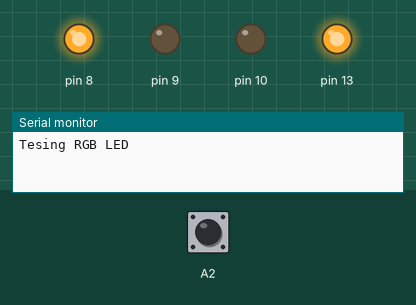
The program below on a simulated Arduino Uno, built with avr-gcc and run on an emulated ATmega328P. Parts: output pins drawn as LEDs (lit = HIGH), the last lines printed to the serial monitor. The test bench sets the inputs (shaded band); at power-on: A2 HIGH.

Above: at 0.1 s.
At 0.5 s:
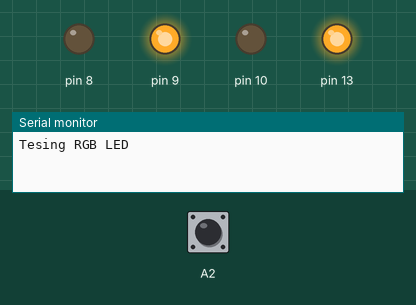
At 2.9 s:
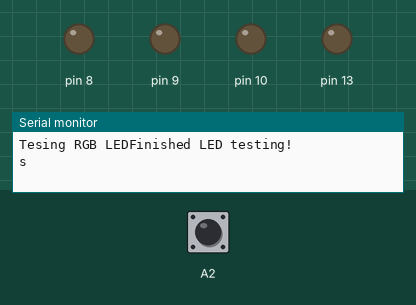
3.0 s: A2 pulled LOW for 0.15 s
4.6 s: A2 pulled LOW for 1 s
Timing chart, 0 to 7.6 s (numbered marks = the images above; inputs shaded):
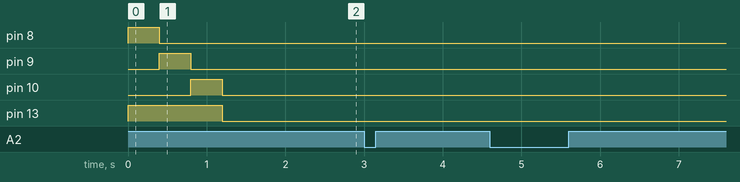

The program:

main.cpp
```cpp
/*--------------------------------------------------------------------
Name: 	Brandon Ramos
Date: 	9/20/2020
Course: CSCE 236 Embedded Systems (Fall 2020)
File: 	main.cpp
HW/Lab:	Homework 3

Doc:	used datasheet for arduino and TA help


Academic Integrity Statement: I certify that, while others may have
assisted me in brain storming, debugging and validating this program,
the program itself is my own work. I understand that submitting code
which is the work of other individuals is a violation of the honor
code.  I also understand that if I knowingly give my original work to
another individual is also a violation of the honor code.
--------------------------------------------------------------------*/
#include <Arduino.h>
#include "morse.h"

// Definitions for Port B, D and C registors
#define PINB_Reg (*((volatile uint8_t *) 0x23)) //Reads the state of INPUT pin
#define DDRB_Reg (*((volatile uint8_t *) 0x24)) // I/O register, if set high the state is an output
#define PORTB_Reg (*((volatile uint8_t *) 0x25)) //Determines if pin is HIGH or LOW

#define PIND_Reg (*((volatile uint8_t *) 0x29)) //Reads the state of INPUT pin
#define DDRD_Reg (*((volatile uint8_t *) 0x2a)) // I/O register, if set high the state is an output
#define PORTD_Reg (*((volatile uint8_t *) 0x2b)) //Determines if pin is HIGH or LOW

#define PINC_Reg (*((volatile uint8_t *) 0x26))  //Reads the state of INPUT pin
#define DDRC_Reg (*((volatile uint8_t *) 0x27)) // I/O register, if set high the state is an output
#define PORTC_Reg (*((volatile uint8_t *) 0x28)) //Determines if pin is HIGH or LOW

// Definitions for LED assignments:
#define BOARD_LED (1<<5)   //pin 13 is PortB bit 5
#define button (1<<2)      //PC2 is A2 Analog in

//Variables
char c0 = 'x';
char c1 = 'x';
char c2 = 'x';
char c3 = 'x';

void testRGBLED(){
    //set pinmode for LEDss to output
    DDRB_Reg |= BOARD_LED;
    DDRB_Reg |= LED_RED;
    DDRB_Reg |= LED_GREEN;
    DDRB_Reg |= LED_BLUE;

    //turn all off
    PORTB_Reg &= ~BOARD_LED;
    PORTB_Reg &= ~LED_RED;
    PORTB_Reg &= ~LED_GREEN;
    PORTB_Reg &= ~LED_BLUE;

    //Test LEDs
    Serial.print("Tesing RGB LED");
    PORTB_Reg |= BOARD_LED; //set output
    PORTB_Reg |= LED_RED;   //set output
    delay(400);
    PORTB_Reg &= ~LED_RED;   //clear output
    PORTB_Reg |= LED_GREEN;  //set output
    delay(400);
    PORTB_Reg &= ~LED_GREEN; //clear output
    PORTB_Reg |= LED_BLUE;   //set output
    delay(400);
    PORTB_Reg &= ~LED_BLUE;   //clear output
    PORTB_Reg &= ~BOARD_LED;   //clear output
    Serial.println("Finished LED testing!");

}

void setup(){
    Serial.begin(9600);

    //Test rgb leds
    testRGBLED();
    delay(500);

    //Blink "Hi"
    morseBlinkChar(LED_GREEN,'H');
    morseBlinkChar(LED_RED,'i');

    //Test the string function
    // morseBlinkString(LED_GREEN,"sos",3);

    //set pinmode for button as input
    DDRC_Reg &= ~button;
    //enable pullup
    PORTC_Reg |= button; //set the output to enable pullup resistor
}


void loop(){
int time = 0;
int tempTime = 0;
// unsigned int temp = TCNT1;

    //delay to deal with button bounce is sufficient
    delay(10);

    //Check for button press and length of press
    if(digitalRead(A2)==0){
        tempTime = millis();
        while(digitalRead(A2)==0){}
        time = millis() - tempTime;
        if(time < 500){
            Serial.println('d');
            c0 = c1;
            c1 = c2;
            c2 = c3;
            c3 = 'd';
        }else if(time > 500){
            Serial.println('D');
            c0 = c1;
            c1 = c2;
            c2 = c3;
            c3 = 'D';
        }

        //decide if user typed in 'r' 'g' or 'b'
        if((c1 == 'd') & (c2 == 'D') & (c3 == 'd')){
            PORTB_Reg |= LED_RED;
            delay(1000);
            PORTB_Reg &= ~LED_RED;
        }else if((c1 == 'D') & (c2 == 'D') & (c3 == 'd')){
            PORTB_Reg |= LED_GREEN;
            delay(1000);
            PORTB_Reg &= ~LED_GREEN;
        }else if((c0 == 'D') & (c1 == 'd') & (c2 == 'd') & (c3 == 'd')){
            PORTB_Reg |= LED_BLUE;
            delay(1000);
            PORTB_Reg &= ~LED_BLUE;
        }

    }

    //If no button press, print "s" for long pause
    tempTime = millis();
    while(digitalRead(A2)==1){
        time = millis()-tempTime;
        if(time>1000){
            Serial.println("s");
            c0 = 'x';
            c1 = 'x';
            c2 = 'x'; //to reset
            c3 = 'x';
            while(digitalRead(A2)==1){}
        }
    }
}
```

morse.h
```cpp
// (licence header left out)
#ifndef MORSE_H_
#define MORSE_H_
#include <Arduino.h>


/**
 * Macros to use when calling the below functions to indicate which
 * LED(s) to use.  Each is defined as a different bit, so you can OR
 * these together to output on multiple LEDs at once.  For
 * instance:
 *     morseBlinkString(LED_RED | LED_GREEN, "Hello World", 11);
 **/
#define LED_RED (1<<0)
#define LED_GREEN (1<<1)
#define LED_BLUE (1<<2)

#ifdef __cplusplus
extern "C" {
#endif

/**
 * Sends the right blink sequence for character c on the specified
 * led.  Note that the valid range for c is 'a'-'z' or 'A'-'Z'.
 **/
void morseBlinkChar(uint8_t led, char c);

/**
 * Sends the specified string (with len characters) as morse code
 * blinks over the specified LED.  Note that the valid range for c is
 * 'a'-'z' or 'A'-'Z'.
 **/
void morseBlinkString(uint8_t led, char *c, uint8_t len);

#ifdef __cplusplus
}
#endif

#endif /** MORSE_H_ **/
```

morseMain.cpp
```cpp
// #include <Arduino.h>
// #include "morse.h"

// #define PIN13LED (1<<5)

// void setup(){
//     Serial.begin(9600);
// //Setup Direction Registers
// DDRD |= LED_RED;
// DDRD |= LED_BLUE;
// DDRD |= LED_GREEN;

// // Serial.print("Testing LED...");
// // PORTB |= (1<<5);
// // PORTD |= LED_RED;
// // delay(1000);
// // PORTD &= ~LED_RED;

// //test led
// // morseBlinkChar(LED_RED,'H');
// // morseBlinkChar(LED_GREEN,'i');
// // morseBlinkChar(LED_BLUE,'i');

// }


// void loop(){
//     Serial.print("hello world");
//     PORTB |= PIN13LED;
//     delay(500);
//     PORTB &= ~PIN13LED;
//     delay(500);

// }
```

tempCodeRunnerFile.cpp
```cpp
#include <Arduino.h>
```
